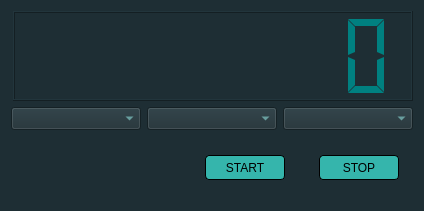
<?xml version="1.0" encoding="UTF-8"?>
<ui version="4.0">
 <class>TimeLoggerWindow</class>
 <widget class="QWidget" name="TimeLoggerWindow">
  <property name="geometry">
   <rect>
    <x>0</x>
    <y>0</y>
    <width>424</width>
    <height>211</height>
   </rect>
  </property>
  <property name="windowTitle">
   <string>Form</string>
  </property>
  <property name="styleSheet">
   <string notr="true">QWidget{
	background-color: #1E2E34;
}
QComboBox{
	color: #89D5D2;
}
QComboBox QAbstractItemView{
	color: #89D5D2;
}</string>
  </property>
  <layout class="QVBoxLayout" name="verticalLayout">
   <item alignment="Qt::AlignmentFlag::AlignRight|Qt::AlignmentFlag::AlignVCenter">
    <widget class="TimerDisplay" name="timer">
     <property name="minimumSize">
      <size>
       <width>400</width>
       <height>90</height>
      </size>
     </property>
     <property name="styleSheet">
      <string notr="true">QLCDNumber{
	color: #008080;
}</string>
     </property>
     <property name="frameShape">
      <enum>QFrame::Shape::Box</enum>
     </property>
     <property name="smallDecimalPoint">
      <bool>false</bool>
     </property>
     <property name="digitCount">
      <number>8</number>
     </property>
     <property name="segmentStyle">
      <enum>QLCDNumber::SegmentStyle::Flat</enum>
     </property>
     <property name="intValue" stdset="0">
      <number>0</number>
     </property>
    </widget>
   </item>
   <item>
    <layout class="QHBoxLayout" name="input_values_layout">
     <item>
      <widget class="QComboBox" name="ArchitectComboBox">
       <property name="font">
        <font>
         <pointsize>10</pointsize>
        </font>
       </property>
      </widget>
     </item>
     <item>
      <widget class="QComboBox" name="ProjectComboBox">
       <property name="font">
        <font>
         <pointsize>10</pointsize>
        </font>
       </property>
      </widget>
     </item>
     <item>
      <widget class="QComboBox" name="PhaseComboBox">
       <property name="font">
        <font>
         <pointsize>10</pointsize>
        </font>
       </property>
      </widget>
     </item>
    </layout>
   </item>
   <item>
    <layout class="QHBoxLayout" name="buttons_layout">
     <item>
      <spacer name="horizontalSpacer">
       <property name="orientation">
        <enum>Qt::Orientation::Horizontal</enum>
       </property>
       <property name="sizeType">
        <enum>QSizePolicy::Policy::Fixed</enum>
       </property>
       <property name="sizeHint" stdset="0">
        <size>
         <width>180</width>
         <height>10</height>
        </size>
       </property>
      </spacer>
     </item>
     <item alignment="Qt::AlignmentFlag::AlignHCenter|Qt::AlignmentFlag::AlignVCenter">
      <widget class="QPushButton" name="startPauseTimer">
       <property name="minimumSize">
        <size>
         <width>80</width>
         <height>25</height>
        </size>
       </property>
       <property name="styleSheet">
        <string notr="true">QPushButton{
	border-radius: 4px;
	border: 1px solid black;
	background-color: #35B5AC;
	color: black;
}

QPushButton:hover {
	background-color: #2A9089;
}

QPushButton:pressed {
	background-color: #1F6B66;
}</string>
       </property>
       <property name="text">
        <string>START</string>
       </property>
      </widget>
     </item>
     <item alignment="Qt::AlignmentFlag::AlignHCenter|Qt::AlignmentFlag::AlignVCenter">
      <widget class="QPushButton" name="stopTimer">
       <property name="minimumSize">
        <size>
         <width>80</width>
         <height>25</height>
        </size>
       </property>
       <property name="styleSheet">
        <string notr="true">QPushButton{
	border-radius: 4px;
	border: 1px solid black;
	background-color: #35B5AC;
	color: black;
}

QPushButton:hover {
	background-color: #2A9089;
}

QPushButton:pressed {
	background-color: #1F6B66;
}</string>
       </property>
       <property name="text">
        <string>STOP</string>
       </property>
      </widget>
     </item>
    </layout>
   </item>
  </layout>
 </widget>
 <customwidgets>
  <customwidget>
   <class>TimerDisplay</class>
   <extends>QLCDNumber</extends>
   <header>architectsLog_PySide</header>
  </customwidget>
 </customwidgets>
 <resources/>
 <connections/>
</ui>
